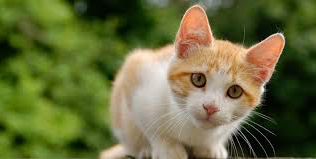
#> input picture M1/Parallelisme/MPI/codes/Labs/image.png, 316 x 159 px
$ python stretching-base.py
#> lines starting #> are read from the running program, lines starting #| are printed output that depends on the picture
# python3 stretching-base.py
import numpy as np
import matplotlib.image as mpimg
import matplotlib.pyplot as plt
import matplotlib.cm as cm

M = 255

# First method for stretching contrast
def f_one(x,n):
        if x==0:
                return 0
        return int(M**(1-n) * (x**n))

# Second method for stretching contrast
def f_two(x,n):
        if x==0:
                return 0
        return int((M**((n-1)/n)) * (x**(1/n)))

# Converts an image to grayscale
def rgb2gray(rgb):
        return np.dot(rgb[...,:3], [0.299, 0.587, 0.114])

# Loads an image on disk named "image.png" and convert it to greyscale, and shows it
def readImage():
        img = mpimg.imread('image.png')
#> img is the input picture: shape (159, 316, 3) float32; mean R, G, B 0.404, 0.422, 0.235
        plt.imshow(img)
        print("Press 'q' to continue")
        plt.show()
        grey = rgb2gray(img)
#> in rgb2gray, `return np.dot(rgb[...,:3], [0.299, 0.587, 0.114])`:
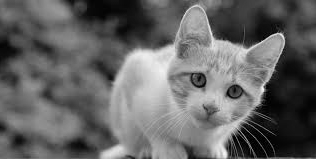
#> returned value: shape (159, 316) float64; min 0, max 0.966, mean 0.395
        pixels, nblines, nbcolumns = (np.ravel(grey)*255).astype(np.int32), len(grey), len(grey[0])
#> nblines = 159; nbcolumns = 316
        return pixels, nblines, nbcolumns

# Saves the image in "image-grey2-stretched.png" and shows it
def saveImage(newP, nblines, nbcolumns):
        newimg = newP.reshape((nblines, nbcolumns))
        plt.imshow(newimg, cmap = cm.Greys_r)
        print("Press 'q' to continue")
        plt.show()
        mpimg.imsave('image-grey2-stretched.png', newimg, cmap = cm.Greys_r )

print("Starting stretching...")

# load the image
pixels, nblines, nbcolumns = readImage()
#> nblines = 159; nbcolumns = 316

# compute min and max of pixels
pix_min = min(pixels)
#> pix_min = 0
pix_max = max(pixels)
#> pix_max = 246

# compute alpha, the parameter for f_* functions
alpha = 1+(pix_max - pix_min) / M
#> alpha = 1.96

# stretch contrast for all pixels. f_one and f_two are the two different methods
for i in range(0,len(pixels)):
	pixels[i] = f_one(pixels[i], alpha)
	#pixels[i] = f_two(pixels[i], alpha)

# save the image
saveImage(pixels, nblines, nbcolumns)
#> in saveImage, `newimg = newP.reshape((nblines, nbcolumns))`:
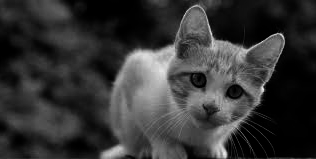
#> newimg: shape (159, 316) int32; min 0, max 237, mean 52.5
#> in saveImage, `mpimg.imsave('image-grey2-stretched.png', newimg, cmap = cm.Greys_r )`:
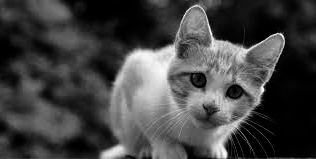
#> saved as image-grey2-stretched.png: shape (159, 316, 3); min 0, max 255, mean 66.8
print("Stretching done...")
